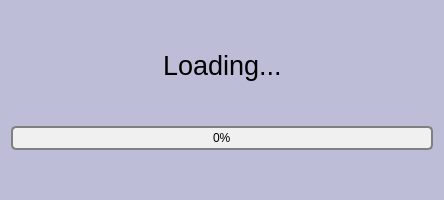
<?xml version="1.0" encoding="UTF-8"?>
<ui version="4.0">
 <class>Form</class>
 <widget class="QWidget" name="Form">
  <property name="geometry">
   <rect>
    <x>0</x>
    <y>0</y>
    <width>444</width>
    <height>200</height>
   </rect>
  </property>
  <property name="windowTitle">
   <string>Form</string>
  </property>
  <property name="styleSheet">
   <string notr="true">QWidget {
        background-color: #BDBDD7;
    }</string>
  </property>
  <layout class="QGridLayout" name="gridLayout">
   <item row="3" column="0" colspan="3">
    <widget class="QProgressBar" name="progressBar">
     <property name="styleSheet">
      <string notr="true">QProgressBar {
        border: 2px solid grey;
        border-radius: 5px;
        background-color: #f0f0f0;
        height: 20px;
        text-align: center;
    }
    
    QProgressBar::chunk {
        background-color: #00C853;
        width: 20px;
    }</string>
     </property>
     <property name="value">
      <number>0</number>
     </property>
    </widget>
   </item>
   <item row="0" column="1">
    <spacer name="verticalSpacer_2">
     <property name="orientation">
      <enum>Qt::Vertical</enum>
     </property>
     <property name="sizeHint" stdset="0">
      <size>
       <width>20</width>
       <height>40</height>
      </size>
     </property>
    </spacer>
   </item>
   <item row="1" column="1">
    <widget class="QLabel" name="label">
     <property name="font">
      <font>
       <pointsize>20</pointsize>
      </font>
     </property>
     <property name="text">
      <string>Loading...</string>
     </property>
    </widget>
   </item>
   <item row="4" column="1">
    <spacer name="verticalSpacer">
     <property name="orientation">
      <enum>Qt::Vertical</enum>
     </property>
     <property name="sizeHint" stdset="0">
      <size>
       <width>20</width>
       <height>40</height>
      </size>
     </property>
    </spacer>
   </item>
   <item row="1" column="0">
    <spacer name="horizontalSpacer">
     <property name="orientation">
      <enum>Qt::Horizontal</enum>
     </property>
     <property name="sizeHint" stdset="0">
      <size>
       <width>132</width>
       <height>20</height>
      </size>
     </property>
    </spacer>
   </item>
   <item row="1" column="2">
    <spacer name="horizontalSpacer_2">
     <property name="orientation">
      <enum>Qt::Horizontal</enum>
     </property>
     <property name="sizeHint" stdset="0">
      <size>
       <width>132</width>
       <height>20</height>
      </size>
     </property>
    </spacer>
   </item>
   <item row="2" column="1">
    <spacer name="verticalSpacer_3">
     <property name="orientation">
      <enum>Qt::Vertical</enum>
     </property>
     <property name="sizeHint" stdset="0">
      <size>
       <width>20</width>
       <height>40</height>
      </size>
     </property>
    </spacer>
   </item>
  </layout>
 </widget>
 <resources/>
 <connections/>
</ui>
